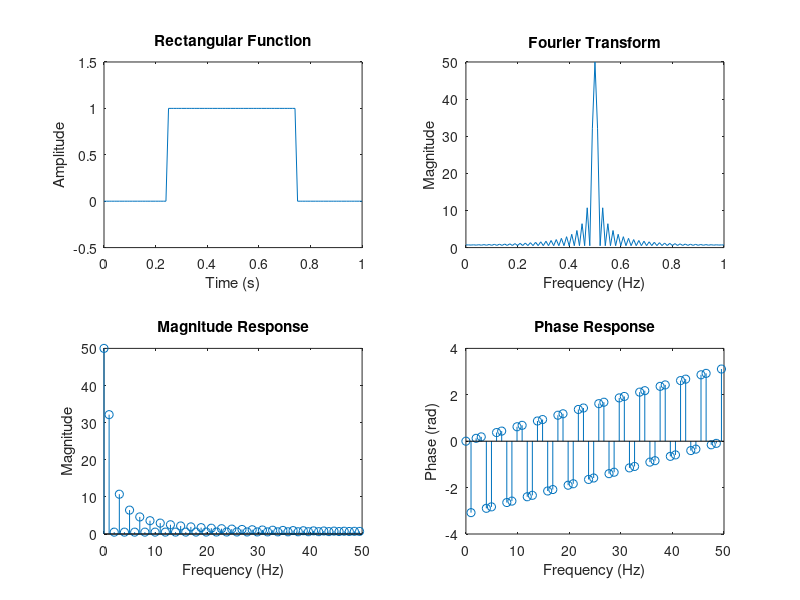

Reproduce this figure in MATLAB.
% Define the parameters
Fs = 100;            % Sampling frequency (Hz)
T = 1;                % Total duration of the signal (s)
t = 0:1/Fs:T;         % Time vector

% Create a rectangular function
rect_func = zeros(size(t));
rect_func(t >= T/4 & t < 3*T/4) = 1;

% Perform Fourier transform
fft_rect = fft(rect_func);

% Compute the magnitude response and phase response
mag_response = abs(fft_rect);
phase_response = angle(fft_rect);

% Frequency axis
f = (0:length(fft_rect)-1)*(Fs/length(fft_rect));

% Plot the rectangular function, Fourier transform, magnitude response, and phase response
figure;

subplot(2, 2, 1);
plot(t, rect_func);
ylim([-0.5 1.5]);
xlabel('Time (s)');
ylabel('Amplitude');
title('Rectangular Function');

subplot(2, 2, 2);
plot(t, abs(fftshift(fft_rect)));
xlabel('Frequency (Hz)');
ylabel('Magnitude');
title('Fourier Transform');

subplot(2, 2, 3);
stem(f, mag_response);
xlim([0 Fs/2]);
xlabel('Frequency (Hz)');
ylabel('Magnitude');
title('Magnitude Response');

subplot(2, 2, 4);
stem(f, phase_response);
xlim([0 Fs/2]);
xlabel('Frequency (Hz)');
ylabel('Phase (rad)');
title('Phase Response');
